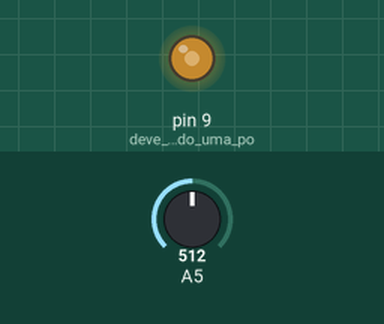
The sketch below on a simulated Arduino Uno, built with avr-gcc and run on an emulated ATmega328P. On the bench: output pins drawn as LEDs (lit = HIGH). The inputs (shaded band) are chosen by the test bench; at power-on: A5 = 512.

Above: at 1.2 s.
1.3 s: A5 set to 716
At 2.0 s:
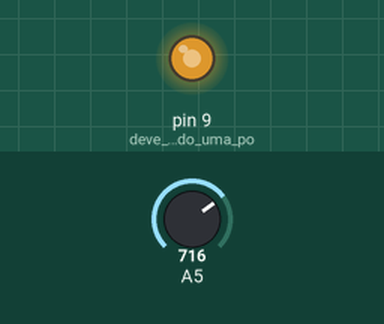
2.8 s: A5 set to 900
At 3.2 s:
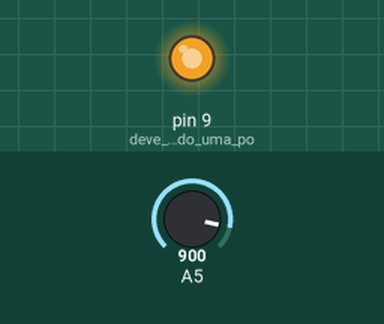
4.3 s: A5 set to 122
At 5.5 s:
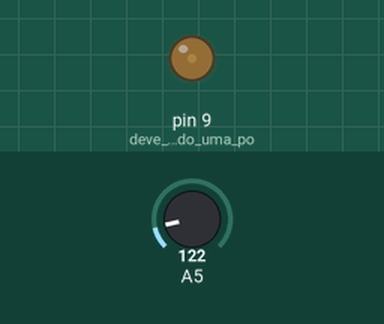
5.8 s: A5 set to 0
At 6.6 s:
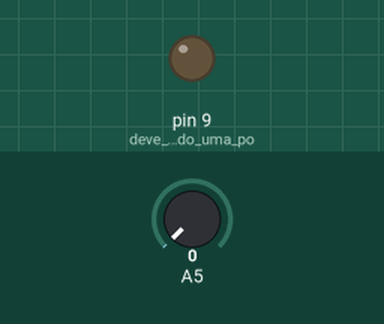
7.3 s: A5 set to 511
At 7.8 s:
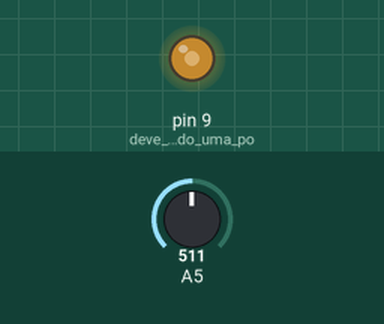
Timing chart, 0 to 9.8 s (numbered marks = the images above; inputs shaded):
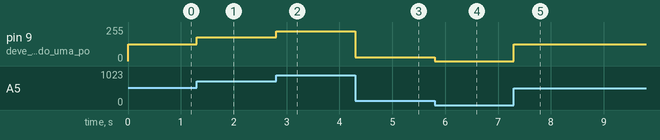

Measured:
- after the input at 1.3 s, pin 9 (deve_ser_utilizado_uma_po): 127/255 → 178/255 at once
- after the input at 2.8 s, pin 9 (deve_ser_utilizado_uma_po): 178/255 → 224/255 at once
- after the input at 4.3 s, pin 9 (deve_ser_utilizado_uma_po): 224/255 → 30/255 at once
- after the input at 5.8 s, pin 9 (deve_ser_utilizado_uma_po): 30/255 → 0/255 at once
- after the input at 7.3 s, pin 9 (deve_ser_utilizado_uma_po): 0/255 → 127/255 at once

The sketch:

potenciometro_frequencia_led_analogWrite.ino
```cpp
int lido = 0;
float escrito = 0;

void setup() {
  // put your setup code here, to run once:
  pinMode(9, OUTPUT); //deve ser utilizado uma porta que possua um '~' (3, 5, 6, 9, 10, e 11 são portas PWM).
  pinMode(A5, INPUT);
}

void loop() {
  // put your main code here, to run repeatedly:
  lido = analogRead(A5);
  escrito = map(lido, 0, 1023, 0, 255);
  analogWrite(9, escrito);
}
```
